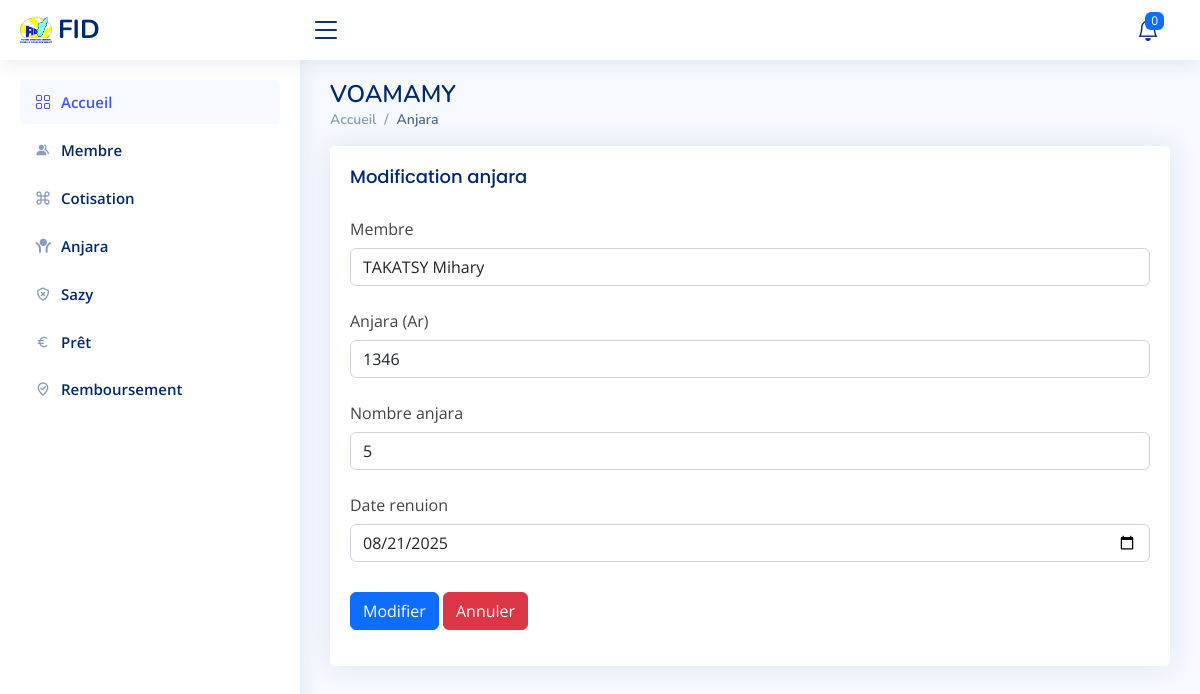
/index.php/vm_controller/anjara/modifier/4, run on the app's committed database.
### tables this page shows
CREATE TABLE `anjara` (
  `ID_anjara` int(10) NOT NULL,
  `ID_membre` int(10) NOT NULL,
  `Montant` double NOT NULL,
  `Nbr_anjara` int(10) NOT NULL,
  `Date_reunion` date NOT NULL
);

CREATE TABLE `membre` (
  `ID_membre` int(10) NOT NULL,
  `Nom` varchar(50) NOT NULL,
  `Prenom` varchar(50) NOT NULL
);

### application/controllers/vm_controller.php (called while the page is built, shortened)
<?php
class vm_controller extends CI_Controller {
    public function __construct() {
        $this->load->model('vm_model');
        $this->load->library(['form_validation', 'session']);
        $this->load->helper(['url', 'form']);
    }
	public function anjara($action = null, $ID_anjara = null){
        $this->load->model('vm_model');
        $data = [];
        if ($action === 'modifier' && !empty($ID_anjara)) {
            $data['anjara'] = $this->vm_model->get_anjara($ID_anjara);
            $data['membre'] = $this->vm_model->membre();
            $this->load->view('modif_anjara_view', $data);
            return;
        }
        $data['anjara'] = $this->vm_model->anjara();
        $data['membre'] = $this->vm_model->membre();
        $data['prets_en_retard'] = $this->prets_en_retard();
        $data['count_prets_en_retard'] = count($data['prets_en_retard']);
        $this->load->view('anjara_view', $data);
		}
}

### index.php (called while the page is built, shortened)
<?php
require_once BASEPATH.'core/CodeIgniter.php';

### application/models/vm_model.php (called while the page is built, shortened)
<?php
class Vm_model extends CI_Model {
    public function get_anjara($ID_anjara) {
        $query = $this->db->query("SELECT * FROM membre, anjara WHERE membre.ID_membre= anjara.ID_membre and anjara.ID_anjara = '$ID_anjara' ");
        return $query->row();
    }
}
?>

### application/views/modif_anjara_view.php (the view, shortened to what this page needs)
  <main id="main" class="main">
<div class="pagetitle">
  <h1>VOAMAMY</h1>
  <nav>
    <ol class="breadcrumb">
      <li class="breadcrumb-item"><a href="<?php echo base_url().'index.php/vm_controller/index'; ?>">Accueil</a></li>
      <li class="breadcrumb-item active">Anjara</li>
    </ol>
  </nav>
</div>
<section class="section">
      <div class="card">
        <div class="card-body">
          <h5 class="card-title">Modification anjara</h5>
          <form id="form" class="form-material" method="POST" action="<?php echo base_url().'index.php/vm_controller/anjara'; ?>">
            <div class="row mb-3">
              <label for="inputText" class="col-sm-3 col-form-label">Membre</label>
              <div class="col-sm-12">
                <select name="ID_membre" class="form-control" required>
                <option value="<?= $anjara->ID_membre ?>"><?= $anjara->Nom.' '.$anjara->Prenom  ?></option>
              </select>
            </div>
            </div>
                <div class="row mb-3">
                    <label for="inputNumber" class="col-sm-4 col-form-label">Anjara (Ar)</label>
                    <div class="col-sm-12">
                    <input type="number" name="Montant" value="<?= $anjara->Montant ?>" class="form-control" placeholder ="Montant d'un anjara">
                    </div>
                </div>
                <div class="row mb-3">
                    <label for="inputNumber" class="col-sm-4 col-form-label">Nombre anjara</label>
                    <div class="col-sm-12">
                    <input type="number" name="Nbr_anjara" value="<?= $anjara->Nbr_anjara ?>" class="form-control" placeholder ="Nombre anjara à acheter">
                    </div>
                </div>
                <div class="row mb-3">
                    <label for="inputNumber" class="col-sm-4 col-form-label">Date renuion</label>
                    <div class="col-sm-12">
                    <input type="date" name="Date_reunion"  value="<?= $anjara->Date_reunion ?>"class="form-control" placeholder ="nombre">
                    </div>
                </div>
            <div class="row mb-3">
              <label class="col-sm-2 col-form-label"></label>
              <div class="col-sm-12">
              <button type="submit" id="submit"  name="submit" class="btn btn-primary">Modifier</button>
                    <a href="<?php echo base_url().'index.php/vm_controller/anjara';?>"class="btn btn-danger">Annuler</a>
              </div>
            </div>
          </form>
        </div>
      </div>
</section>
</main>

### assets/css/style.css (style rules this page uses)
:root { scroll-behavior: smooth; }
a { color: #4154f1; text-decoration: none; }
h1, h2, h3, h4, h5, h6 { font-family: "Nunito", sans-serif; }
#main { margin-top: 60px; padding: 20px 30px; transition: all 0.3s; }
.pagetitle { margin-bottom: 10px; }
.pagetitle h1 { font-size: 24px; margin-bottom: 0; font-weight: 600; color: #012970; }
.card { margin-bottom: 30px; border: none; border-radius: 5px; box-shadow: 0px 0 30px rgba(1, 41, 112, 0.1); }
.card-title { padding: 20px 0 15px 0; font-size: 18px; font-weight: 500; color: #012970; font-family: "Poppins", sans-serif; }
.card-body { padding: 0 20px 20px 20px; }
.breadcrumb { font-size: 14px; font-family: "Nunito", sans-serif; color: #899bbd; font-weight: 600; }
.breadcrumb a { color: #899bbd; transition: 0.3s; }
.breadcrumb .breadcrumb-item::before { color: #899bbd; }
.breadcrumb .active { color: #51678f; font-weight: 600; }
@media (min-width: 1200px) { #main, #footer { margin-left: 300px; } }

### data on the page
anjara: ID_membre "TAKATSY Mihary", Montant "1346", Nbr_anjara "5", Date_reunion "08/21/2025"
